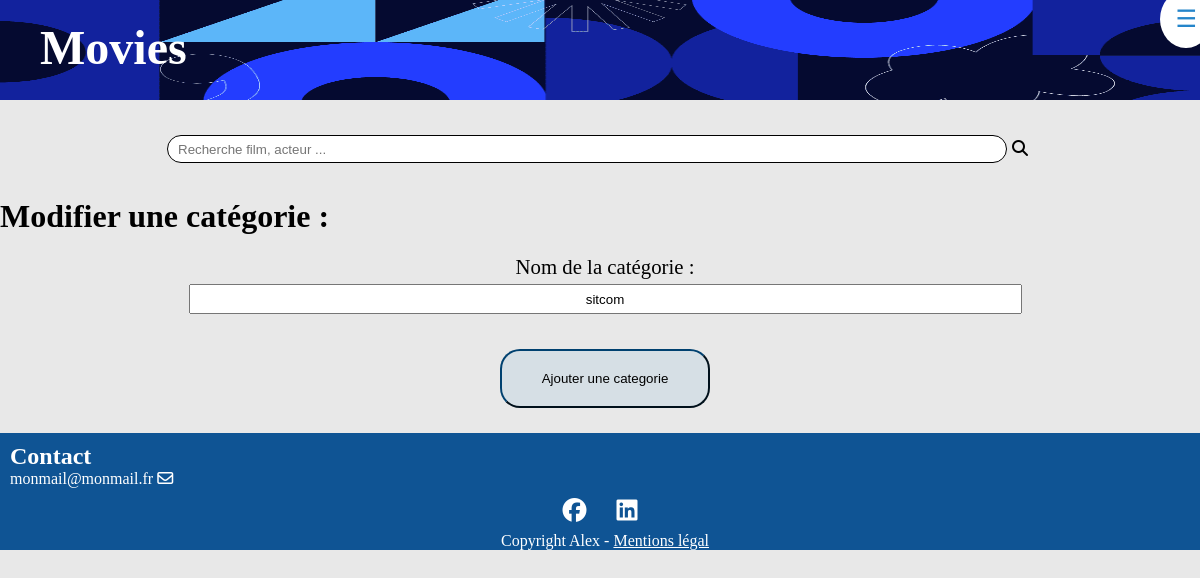
The page /index.php?action=editerCategorie&id=4 on the database as committed earlier.
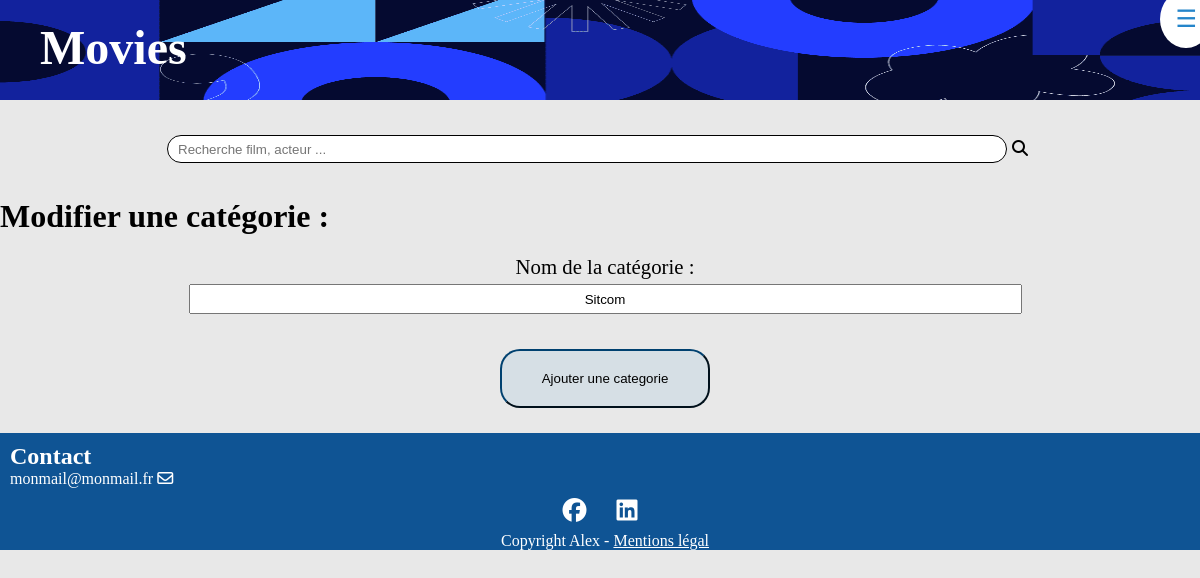
The same page on the database as committed later.
### tables this page shows
CREATE TABLE IF NOT EXISTS `categorie` (
  `id_categorie` int NOT NULL AUTO_INCREMENT,
  `type` varchar(50) NOT NULL,
  PRIMARY KEY (`id_categorie`)
);

### view/categorie/editCategorie.php (the view, shortened to what this page needs)
        <?php $categorie = $requete->fetch(); ?>
    <h3 class="titleFormulaire"> Modifier une catégorie : </h3>
    <form action="index.php?action=editCategorie&id=<?= $categorie['id_categorie']?>" method="post" enctype="multipart/form-data">
    <div class="caseFormulaire">
    <p>
        <label>
            Nom de la catégorie :
            <input type="text" name="categorie" value="<?= $categorie['type'] ?>" required>
        </label>
    </p>
</div>
    <div class="validation">
        <p>
            <input type="submit" name="submit" value="Ajouter une categorie">
        </p>
    </div>
</form>
<?php
    require_once "view/template.php";
?>

Rows that differ between the two databases and show on the page:
changed categorie: categorie "sitcom" → "Sitcom"
